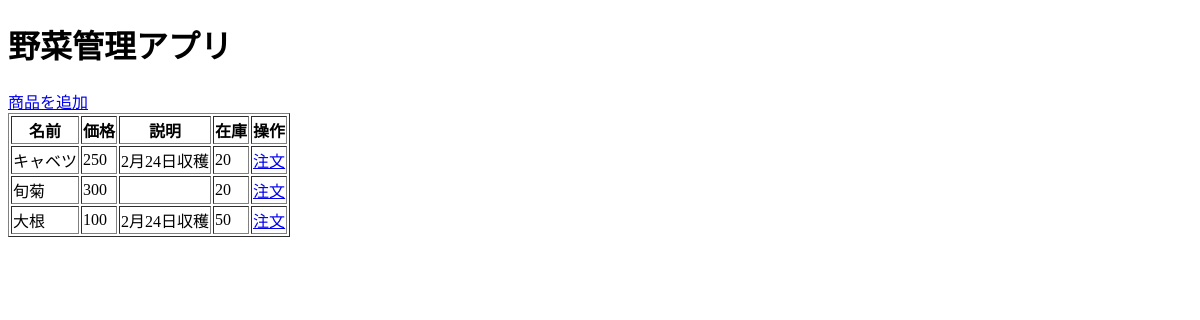
Before: / with the older database file.
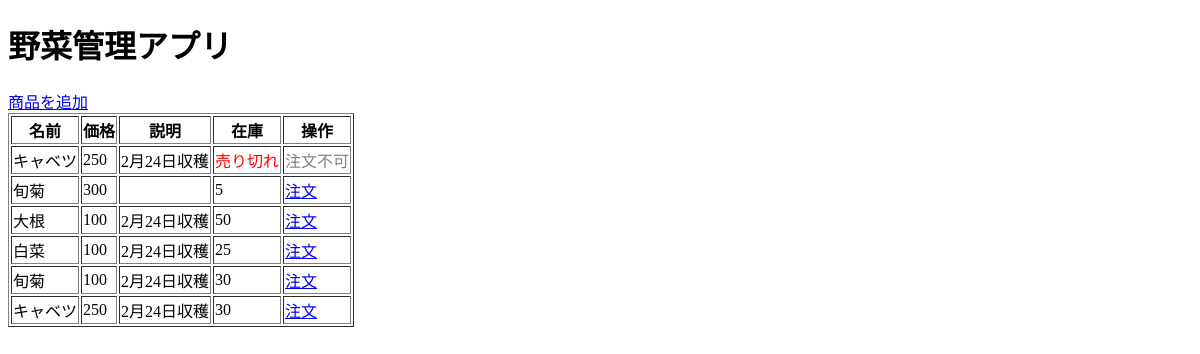
After: the same page with the newer database file.
### app.py (models this page shows)
class Vegetables(db.Model):
    id = db.Column(db.Integer, primary_key=True)
    name = db.Column(db.String(100), nullable=False)
    price = db.Column(db.Integer, nullable=False)
    description = db.Column(db.Text, nullable=True)
    stock = db.Column(db.Integer, nullable=False)
    producer_id = db.Column(db.Integer, db.ForeignKey('users.id'), nullable=False)

### app.py (the view)
@app.route('/')
def index():
    vegetables = Vegetables.query.all()
    if not vegetables:
        flash("商品データがありません！商品を追加してください。", "danger")
    return render_template('index.html', vegetables=vegetables)

### templates/index.html (shortened to what this page needs)
<!DOCTYPE html>
<html lang="ja">
<head>
</head>
<body>
    <h1>野菜管理アプリ</h1>
    <a href="{{ url_for('add_vegetable') }}">商品を追加</a>
    <table border="1">
        <tr>
            <th>名前</th>
            <th>価格</th>
            <th>説明</th>
            <th>在庫</th>
            <th>操作</th>
        </tr>
        {% for vegetable in vegetables %}
        <tr>
            <td>{{ vegetable.name }}</td>
            <td>{{ vegetable.price }}</td>
            <td>{{ vegetable.description }}</td>
            <td>
                {% if vegetable.stock > 0 %}
                    {{ vegetable.stock }}
                {% else %}
                    <span style="color: red;">売り切れ</span>
                {% endif %}
            </td>
            <td>
                {% if vegetable.stock > 0 %}
                    <a href="{{ url_for('order_vegetable', vegetable_id=vegetable.id) }}">注文</a>
                {% else %}
                    <span style="color: gray;">注文不可</span>
                {% endif %}
            </td>
        </tr>
        {% else %}
        <tr>
            <td colspan="5">商品がありません。商品を追加してください。</td>
        </tr>
        {% endfor %}
    </table>
</body>
</html>

Changed rows visible on the page:
changed Vegetables (number 1 of 6 on the later page): stock "20" → (not shown); stock "注文" → "売り切れ 注文不可"
changed Vegetables (number 2 of 6 on the later page): stock "20" → "5"
added Vegetables: name "白菜", price "100", description "2月24日収穫", stock "25"
added Vegetables: name "旬菊", price "100", description "2月24日収穫", stock "30"
added Vegetables: name "キャベツ", price "250", description "2月24日収穫", stock "30"
